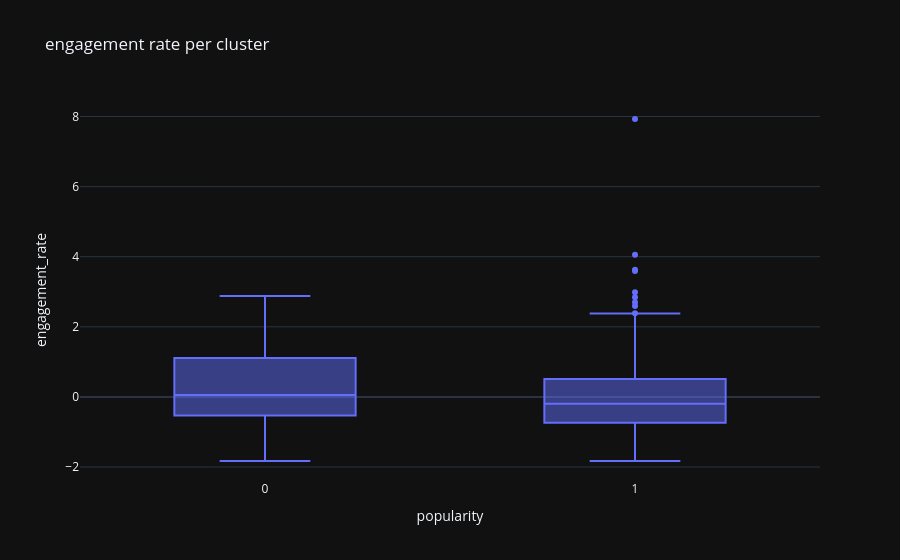

The notebook cell this image was saved under:
### Code cell
fig = px.box(df, x="popularity", y="engagement_rate", title="engagement rate per cluster")
fig.show()

### Figure 1 — Plotly figure (JSON) as saved in the notebook; plotly's stock layout.template omitted (floating-point values rounded to 4 significant figures; data arrays with more than 128 entries replaced by an {"elided": "..."} marker saying what was removed)
{"data": [{"alignmentgroup": "True", "hovertemplate": "popularity=%{x}<br>engagement_rate=%{y}<extra></extra>", "legendgroup": "", "marker": {"color": "#636efa"}, "name": "", "notched": false, "offsetgroup": "", "orientation": "v", "showlegend": false, "x": {"elided": "542 int values"}, "x0": " ", "xaxis": "x", "y": {"elided": "542 float values"}, "y0": " ", "yaxis": "y", "type": "box"}], "layout": {"xaxis": {"anchor": "y", "domain": [0.0, 1.0], "title": {"text": "popularity"}}, "yaxis": {"anchor": "x", "domain": [0.0, 1.0], "title": {"text": "engagement_rate"}}, "legend": {"tracegroupgap": 0}, "title": {"text": "engagement rate per cluster"}, "boxmode": "group"}}
